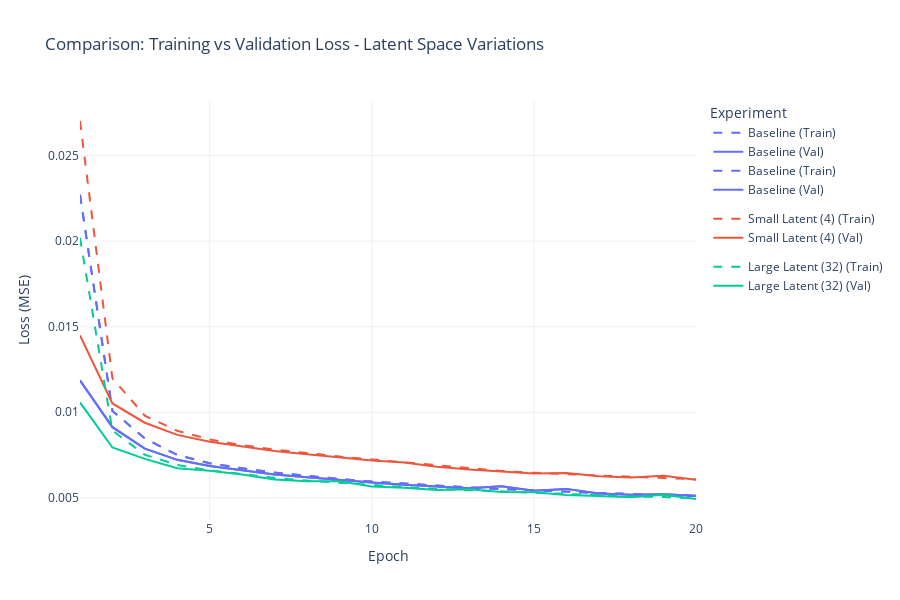

The notebook cell saved with this chart:
### Code cell
# Plot comparison
plot_comparison_full(df_current, experiment="Latent Space Variations")

### Figure 1 — Plotly figure (JSON) as saved in the notebook; plotly's stock layout.template omitted (floating-point values rounded to 4 significant figures)
{"data": [{"legendgroup": "Baseline", "line": {"color": "#636EFA", "dash": "dash"}, "mode": "lines", "name": "Baseline (Train)", "type": "scatter", "x": [1, 2, 3, 4, 5, 6, 7, 8, 9, 10, 11, 12, 13, 14, 15, 16, 17, 18, 19, 20], "y": [0.02272, 0.01008, 0.008467, 0.007502, 0.007026, 0.006722, 0.006476, 0.006272, 0.006104, 0.005949, 0.00582, 0.005707, 0.005605, 0.005512, 0.005424, 0.005357, 0.005282, 0.005219, 0.005153, 0.005106]}, {"legendgroup": "Baseline", "line": {"color": "#636EFA", "dash": "solid"}, "mode": "lines", "name": "Baseline (Val)", "type": "scatter", "x": [1, 2, 3, 4, 5, 6, 7, 8, 9, 10, 11, 12, 13, 14, 15, 16, 17, 18, 19, 20], "y": [0.01186, 0.009129, 0.007877, 0.007219, 0.006862, 0.006616, 0.006367, 0.006206, 0.006033, 0.005891, 0.005767, 0.005658, 0.005561, 0.005673, 0.005415, 0.005523, 0.00526, 0.005176, 0.005214, 0.00512]}, {"legendgroup": "Baseline", "line": {"color": "#636EFA", "dash": "dash"}, "mode": "lines", "name": "Baseline (Train)", "type": "scatter", "x": [1, 2, 3, 4, 5, 6, 7, 8, 9, 10, 11, 12, 13, 14, 15, 16, 17, 18, 19, 20], "y": [0.02272, 0.01008, 0.008467, 0.007502, 0.007026, 0.006722, 0.006476, 0.006272, 0.006104, 0.005949, 0.00582, 0.005707, 0.005605, 0.005512, 0.005424, 0.005357, 0.005282, 0.005219, 0.005153, 0.005106]}, {"legendgroup": "Baseline", "line": {"color": "#636EFA", "dash": "solid"}, "mode": "lines", "name": "Baseline (Val)", "type": "scatter", "x": [1, 2, 3, 4, 5, 6, 7, 8, 9, 10, 11, 12, 13, 14, 15, 16, 17, 18, 19, 20], "y": [0.01186, 0.009129, 0.007877, 0.007219, 0.006862, 0.006616, 0.006367, 0.006206, 0.006033, 0.005891, 0.005767, 0.005658, 0.005561, 0.005673, 0.005415, 0.005523, 0.00526, 0.005176, 0.005214, 0.00512]}, {"legendgroup": "Small Latent (4)", "line": {"color": "#EF553B", "dash": "dash"}, "mode": "lines", "name": "Small Latent (4) (Train)", "type": "scatter", "x": [1, 2, 3, 4, 5, 6, 7, 8, 9, 10, 11, 12, 13, 14, 15, 16, 17, 18, 19, 20], "y": [0.02702, 0.01198, 0.009798, 0.008914, 0.008413, 0.008073, 0.007822, 0.007597, 0.007411, 0.007244, 0.007071, 0.006888, 0.006717, 0.006571, 0.006461, 0.006375, 0.006295, 0.006217, 0.006154, 0.006084]}, {"legendgroup": "Small Latent (4)", "line": {"color": "#EF553B", "dash": "solid"}, "mode": "lines", "name": "Small Latent (4) (Val)", "type": "scatter", "x": [1, 2, 3, 4, 5, 6, 7, 8, 9, 10, 11, 12, 13, 14, 15, 16, 17, 18, 19, 20], "y": [0.01449, 0.01051, 0.009388, 0.008677, 0.008274, 0.00799, 0.007742, 0.007543, 0.007356, 0.007186, 0.00706, 0.006814, 0.006662, 0.006531, 0.006424, 0.006443, 0.006257, 0.006191, 0.006289, 0.006058]}, {"legendgroup": "Large Latent (32)", "line": {"color": "#00CC96", "dash": "dash"}, "mode": "lines", "name": "Large Latent (32) (Train)", "type": "scatter", "x": [1, 2, 3, 4, 5, 6, 7, 8, 9, 10, 11, 12, 13, 14, 15, 16, 17, 18, 19, 20], "y": [0.02019, 0.008933, 0.007516, 0.006922, 0.006607, 0.006382, 0.006169, 0.006006, 0.005868, 0.00574, 0.005629, 0.005522, 0.005451, 0.005355, 0.005288, 0.005207, 0.005158, 0.005077, 0.005047, 0.004968]}, {"legendgroup": "Large Latent (32)", "line": {"color": "#00CC96", "dash": "solid"}, "mode": "lines", "name": "Large Latent (32) (Val)", "type": "scatter", "x": [1, 2, 3, 4, 5, 6, 7, 8, 9, 10, 11, 12, 13, 14, 15, 16, 17, 18, 19, 20], "y": [0.01057, 0.007941, 0.007273, 0.00673, 0.006575, 0.006361, 0.006064, 0.005969, 0.005962, 0.005659, 0.00559, 0.005457, 0.005503, 0.005339, 0.005319, 0.00516, 0.005103, 0.005038, 0.005179, 0.004931]}], "layout": {"height": 600, "legend": {"title": {"text": "Experiment"}}, "title": {"text": "Comparison: Training vs Validation Loss - Latent Space Variations"}, "xaxis": {"title": {"text": "Epoch"}}, "yaxis": {"title": {"text": "Loss (MSE)"}}}}
